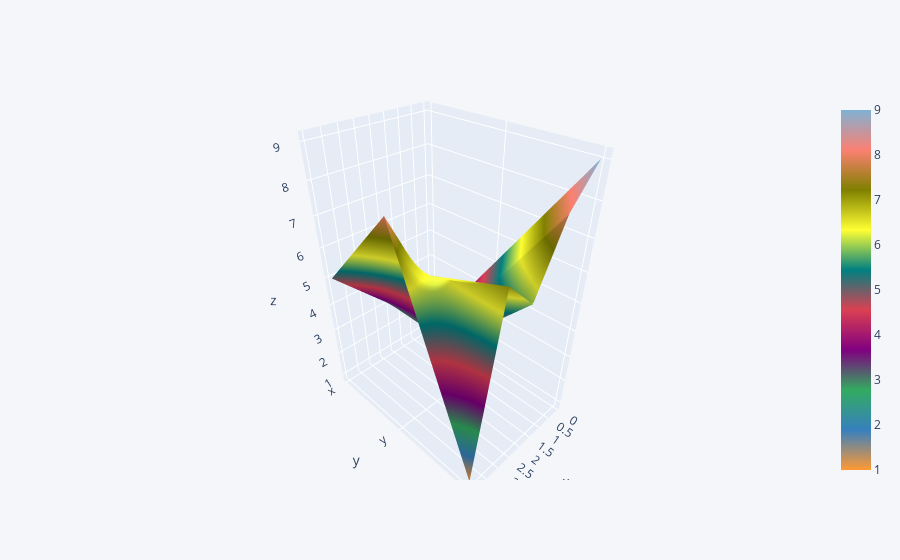

Write notebook code for a chart like this one.
### Code cell
df3.iplot(kind='surface')

### Figure 1 — Plotly figure (JSON) as saved in the notebook; plotly's stock layout.template omitted (floating-point values rounded to 4 significant figures)
{"data": [{"colorscale": [[0, "rgb(255, 153, 51)"], [0.1111, "rgb(55, 128, 191)"], [0.2222, "rgb(50, 171, 96)"], [0.3333, "rgb(128, 0, 128)"], [0.4444, "rgb(219, 64, 82)"], [0.5556, "rgb(0, 128, 128)"], [0.6667, "rgb(255, 255, 51)"], [0.7778, "rgb(128, 128, 0)"], [0.8889, "rgb(251, 128, 114)"], [1, "rgb(128, 177, 211)"]], "type": "surface", "x": [0, 1, 2, 3, 4], "y": ["x", "y", "z"], "z": [[1, 2, 3, 4, 5], [5, 4, 3, 6, 8], [9, 8, 6, 7, 1]]}], "layout": {"legend": {"bgcolor": "#F5F6F9", "font": {"color": "#4D5663"}}, "paper_bgcolor": "#F5F6F9", "plot_bgcolor": "#F5F6F9", "title": {"font": {"color": "#4D5663"}}, "xaxis": {"gridcolor": "#E1E5ED", "showgrid": true, "tickfont": {"color": "#4D5663"}, "title": {"font": {"color": "#4D5663"}, "text": ""}, "zerolinecolor": "#E1E5ED"}, "yaxis": {"gridcolor": "#E1E5ED", "showgrid": true, "tickfont": {"color": "#4D5663"}, "title": {"font": {"color": "#4D5663"}, "text": ""}, "zerolinecolor": "#E1E5ED"}}}
